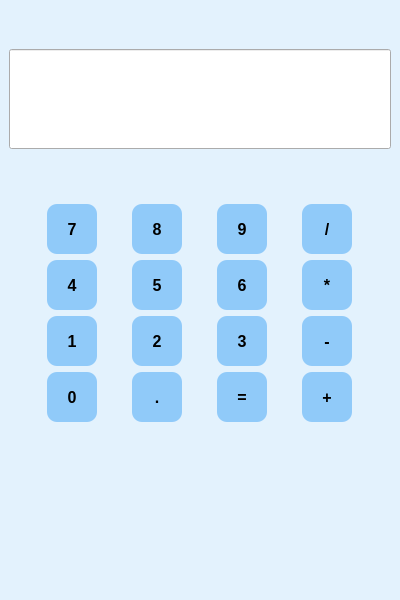
<?xml version="1.0" encoding="UTF-8"?>
<ui version="4.0">
 <class>MainWindow</class>
 <widget class="QMainWindow" name="MainWindow">
  <property name="geometry">
   <rect>
    <x>0</x>
    <y>0</y>
    <width>400</width>
    <height>600</height>
   </rect>
  </property>
  <property name="minimumSize">
   <size>
    <width>400</width>
    <height>600</height>
   </size>
  </property>
  <property name="maximumSize">
   <size>
    <width>400</width>
    <height>600</height>
   </size>
  </property>
  <property name="baseSize">
   <size>
    <width>400</width>
    <height>600</height>
   </size>
  </property>
  <property name="windowTitle">
   <string>MainWindow</string>
  </property>
  <property name="styleSheet">
   <string notr="true">#centralwidget {
	background: #E3F2FD;
}

#in_out_cal {
	background: #0D47A1;
	color: white;
	border: none;
	border-radius: 15px;
	font-size: 20px;
}

QPushButton {
	width: 50px;
	max-width: 50px;
	height: 50px;
	background: #90CAF9;
	color: black;
	font-weight: 700; 
	font-size: 16px;
	border: none;
	border-radius: 10px;
}

QPushButton:hover {
	background: #2196F3;
}
</string>
  </property>
  <widget class="QWidget" name="centralwidget">
   <layout class="QVBoxLayout" name="verticalLayout">
    <item>
     <spacer name="verticalSpacer">
      <property name="orientation">
       <enum>Qt::Vertical</enum>
      </property>
      <property name="sizeType">
       <enum>QSizePolicy::Maximum</enum>
      </property>
      <property name="sizeHint" stdset="0">
       <size>
        <width>20</width>
        <height>40</height>
       </size>
      </property>
     </spacer>
    </item>
    <item>
     <widget class="QLineEdit" name="in_oul_cal">
      <property name="minimumSize">
       <size>
        <width>0</width>
        <height>100</height>
       </size>
      </property>
      <property name="maximumSize">
       <size>
        <width>16777215</width>
        <height>100</height>
       </size>
      </property>
     </widget>
    </item>
    <item>
     <spacer name="verticalSpacer_2">
      <property name="orientation">
       <enum>Qt::Vertical</enum>
      </property>
      <property name="sizeType">
       <enum>QSizePolicy::Maximum</enum>
      </property>
      <property name="sizeHint" stdset="0">
       <size>
        <width>20</width>
        <height>40</height>
       </size>
      </property>
     </spacer>
    </item>
    <item>
     <widget class="QWidget" name="widget" native="true">
      <layout class="QGridLayout" name="gridLayout">
       <item row="0" column="1">
        <widget class="QPushButton" name="eight">
         <property name="text">
          <string>8</string>
         </property>
        </widget>
       </item>
       <item row="2" column="0">
        <widget class="QPushButton" name="one">
         <property name="text">
          <string>1</string>
         </property>
        </widget>
       </item>
       <item row="2" column="1">
        <widget class="QPushButton" name="two">
         <property name="text">
          <string>2</string>
         </property>
        </widget>
       </item>
       <item row="2" column="3">
        <widget class="QPushButton" name="three">
         <property name="text">
          <string>3</string>
         </property>
        </widget>
       </item>
       <item row="5" column="0">
        <widget class="QPushButton" name="zero">
         <property name="text">
          <string>0</string>
         </property>
        </widget>
       </item>
       <item row="2" column="4">
        <widget class="QPushButton" name="subtract">
         <property name="text">
          <string>-</string>
         </property>
        </widget>
       </item>
       <item row="5" column="1">
        <widget class="QPushButton" name="dot">
         <property name="text">
          <string>.</string>
         </property>
        </widget>
       </item>
       <item row="5" column="3">
        <widget class="QPushButton" name="cal">
         <property name="text">
          <string>=</string>
         </property>
        </widget>
       </item>
       <item row="5" column="4">
        <widget class="QPushButton" name="plus">
         <property name="text">
          <string>+</string>
         </property>
        </widget>
       </item>
       <item row="0" column="0">
        <widget class="QPushButton" name="seven">
         <property name="text">
          <string>7</string>
         </property>
        </widget>
       </item>
       <item row="0" column="3">
        <widget class="QPushButton" name="nine">
         <property name="text">
          <string>9</string>
         </property>
        </widget>
       </item>
       <item row="1" column="0">
        <widget class="QPushButton" name="four">
         <property name="text">
          <string>4</string>
         </property>
        </widget>
       </item>
       <item row="1" column="1">
        <widget class="QPushButton" name="five">
         <property name="text">
          <string>5</string>
         </property>
        </widget>
       </item>
       <item row="1" column="4">
        <widget class="QPushButton" name="mulliptication">
         <property name="text">
          <string>*</string>
         </property>
        </widget>
       </item>
       <item row="0" column="4">
        <widget class="QPushButton" name="devide">
         <property name="text">
          <string>/</string>
         </property>
        </widget>
       </item>
       <item row="1" column="3">
        <widget class="QPushButton" name="six">
         <property name="text">
          <string>6</string>
         </property>
        </widget>
       </item>
      </layout>
     </widget>
    </item>
    <item>
     <spacer name="verticalSpacer_3">
      <property name="orientation">
       <enum>Qt::Vertical</enum>
      </property>
      <property name="sizeHint" stdset="0">
       <size>
        <width>20</width>
        <height>40</height>
       </size>
      </property>
     </spacer>
    </item>
   </layout>
  </widget>
 </widget>
 <resources/>
 <connections/>
</ui>
